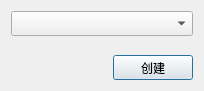
<?xml version="1.0" encoding="UTF-8"?>
<ui version="4.0">
 <class>ipfSelectModelerDialog</class>
 <widget class="QDialog" name="ipfSelectModelerDialog">
  <property name="geometry">
   <rect>
    <x>0</x>
    <y>0</y>
    <width>204</width>
    <height>91</height>
   </rect>
  </property>
  <property name="windowTitle">
   <string>选择模块</string>
  </property>
  <layout class="QVBoxLayout" name="verticalLayout">
   <item>
    <widget class="QComboBox" name="comboBox">
     <property name="minimumSize">
      <size>
       <width>0</width>
       <height>25</height>
      </size>
     </property>
    </widget>
   </item>
   <item>
    <spacer name="verticalSpacer">
     <property name="orientation">
      <enum>Qt::Vertical</enum>
     </property>
     <property name="sizeHint" stdset="0">
      <size>
       <width>20</width>
       <height>40</height>
      </size>
     </property>
    </spacer>
   </item>
   <item>
    <layout class="QHBoxLayout" name="horizontalLayout">
     <item>
      <spacer name="horizontalSpacer">
       <property name="orientation">
        <enum>Qt::Horizontal</enum>
       </property>
       <property name="sizeHint" stdset="0">
        <size>
         <width>40</width>
         <height>20</height>
        </size>
       </property>
      </spacer>
     </item>
     <item>
      <widget class="QPushButton" name="pushButton">
       <property name="minimumSize">
        <size>
         <width>75</width>
         <height>25</height>
        </size>
       </property>
       <property name="text">
        <string>创建</string>
       </property>
      </widget>
     </item>
    </layout>
   </item>
  </layout>
 </widget>
 <layoutdefault spacing="6" margin="11"/>
 <resources/>
 <connections/>
</ui>
